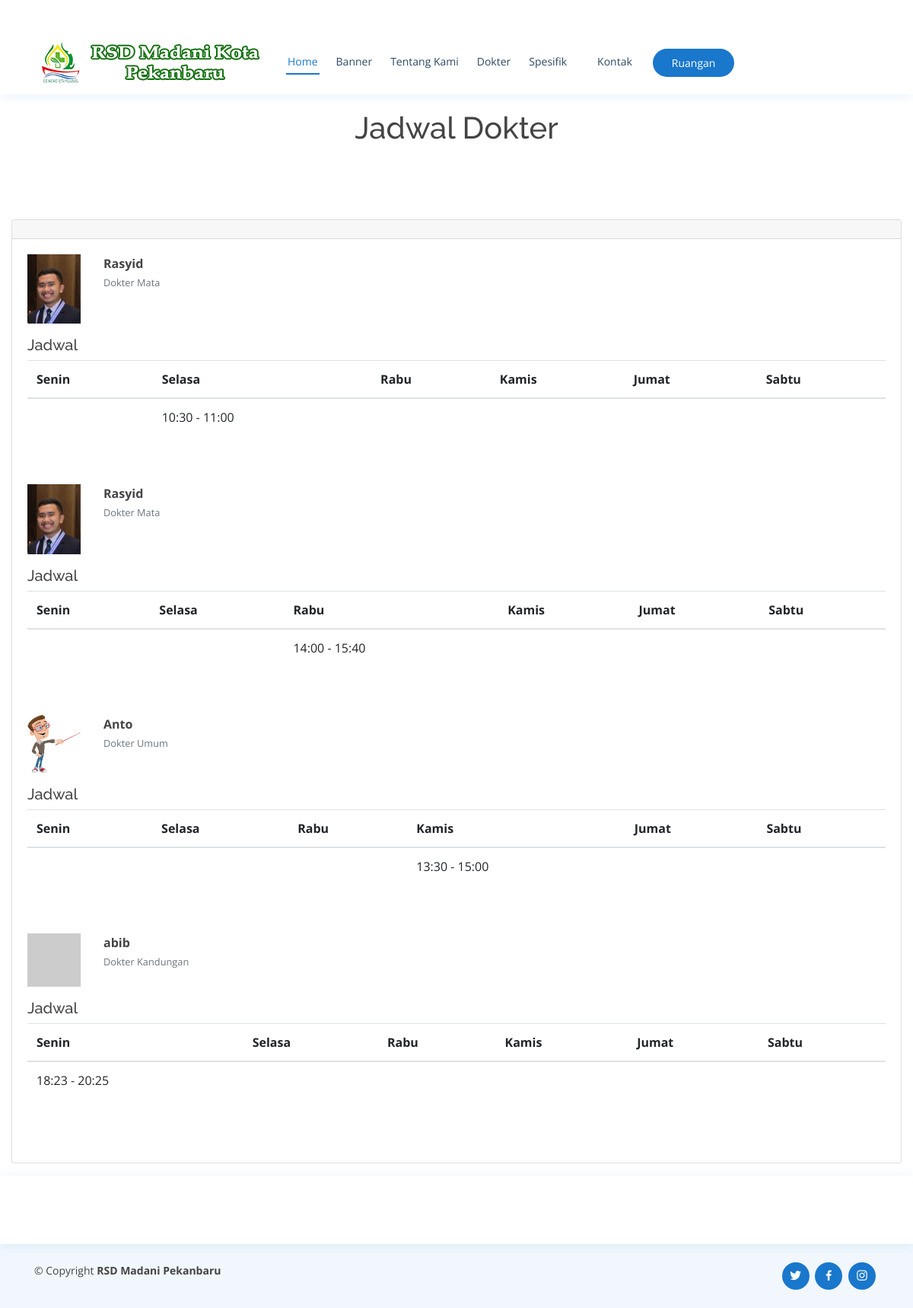
Screenshot of /index.php/public/dokter/jadwal_dokter with the database file from the repository.
### tables this page shows
CREATE TABLE `dokter` (
  `id` int(11) NOT NULL,
  `gambar` varchar(128) NOT NULL,
  `ndokter` varchar(128) NOT NULL,
  `bdokter` varchar(128) NOT NULL,
  `hari` varchar(128) NOT NULL,
  `jammasuk` varchar(11) NOT NULL,
  `jampulang` varchar(11) NOT NULL,
  `is_active` int(1) NOT NULL,
  `created_at` timestamp NOT NULL DEFAULT CURRENT_TIMESTAMP ON UPDATE CURRENT_TIMESTAMP,
  `modified_at` timestamp NOT NULL DEFAULT '0000-00-00 00:00:00'
);

### application/controllers/public/Dokter.php (called while the page is built, shortened)
<?php
class Dokter extends CI_Controller
{
  public function __construct()
  {
    $this->load->model('md_dokter', 'md');
  }
  public function jadwal_dokter()
  {
    $data['title'] = 'Jadwal Dokter | Rumah Sakit Madani';
    $data['dokter'] = $this->md->get();
    $this->load->view('public/layout/header', $data);
    $this->load->view('public/layout/navbar', $data);
    $this->load->view('public/dokter/jadwal', $data);
    $this->load->view('public/layout/footer');
  }
}

### index.php (called while the page is built, shortened)
<?php
require_once BASEPATH.'core/CodeIgniter.php';

### application/models/Md_dokter.php (called while the page is built, shortened)
<?php
class Md_dokter extends CI_Model
{
  public function get()
  {
    return $this->db->get('dokter')->result();
  }
}

### application/views/public/dokter/jadwal.php (the view, shortened to what this page needs)
<main class="container-fluid my-3">
    <div class="jumbotron jumbotron-fluid text-center bg-white mb-3">
        <br>
        <br>
        <h1 class="m-3">Jadwal Dokter</h1>
    </div>
    <section id="jadwaldokter">
        <div class="card">
            <div class="card-header">
            </div>
            <div class="card-body">
                <?php foreach ($dokter as $d) : ?>
                <div class="mb-5">
                    <div class="mb-3 row">
                        <img src="<?= $d->gambar ? base_url('assets/img/dokter/' . $d->gambar) : 'https://placehold.it/150' ?>"
                            class="col-4" alt="<?= $d->ndokter ?>" style="max-width: 100px">
                        <div class="col-8">
                            <strong><?= $d->ndokter ?></strong>
                            <br />
                            <small class="text-muted"><?= $d->bdokter ?></small>
                        </div>
                    </div>
                    <div class="table-responsive">
                        <h5><i class="fa fa-info-circle"></i> Jadwal</h5>
                        <table class="table">
                            <thead>
                                <th scope="row">Senin</th>
                                <th>Selasa</th>
                                <th>Rabu</th>
                                <th>Kamis</th>
                                <th>Jumat</th>
                                <th>Sabtu</th>
                            </thead>
                            <tbody>
                                <td scope="col">
                                    <?= strtoupper($d->hari) === 'SENIN' ? $d->jammasuk . ' - ' . $d->jampulang : null; ?>
                                </td>
                                <td scope="col">
                                    <?= strtoupper($d->hari) === 'SELASA' ? $d->jammasuk . ' - ' . $d->jampulang : null; ?>
                                </td>
                                <td scope="col">
                                    <?= strtoupper($d->hari) === 'RABU' ? $d->jammasuk . ' - ' . $d->jampulang : null; ?>
                                </td>
                                <td scope="col">
                                    <?= strtoupper($d->hari) === 'KAMIS' ? $d->jammasuk . ' - ' . $d->jampulang : null; ?>
                                </td>
                                <td scope="col">
                                </td>
                                <td scope="col">
                                </td>
                            </tbody>
                        </table>
                    </div>
                </div>
                <?php endforeach; ?>
            </div>
        </div>
    </section>
</main>

### application/views/public/layout/header.php (shortened to what this page needs)
<!DOCTYPE html>
<html lang="en">
<head>
    <link href="<?php echo base_url() ?>assets/medis/vendor/bootstrap/css/bootstrap.min.css" rel="stylesheet">
    <link href="<?php echo base_url() ?>assets/medis/vendor/icofont/icofont.min.css" rel="stylesheet">
    <link href="<?php echo base_url() ?>assets/medis/vendor/boxicons/css/boxicons.min.css" rel="stylesheet">
    <link href="<?php echo base_url() ?>assets/medis/vendor/venobox/venobox.css" rel="stylesheet">
    <link href="<?php echo base_url() ?>ets/medis/vendor/animate.css/animate.min.css" rel="stylesheet">
    <link href="<?php echo base_url() ?>assets/medis/vendor/remixicon/remixicon.css" rel="stylesheet">
    <link href="<?php echo base_url() ?>assets/medis/vendor/owl.carousel/assets/owl.carousel.min.css" rel="stylesheet">
    <link href="<?php echo base_url() ?>assets/medis/vendor/bootstrap-datepicker/css/bootstrap-datepicker.min.css"
        rel="stylesheet">
    <link href="<?php echo base_url() ?>assets/medis/css/style.css" rel="stylesheet">
</head>

### application/views/public/layout/navbar.php (shortened to what this page needs)
<div id="topbar" class="d-none d-lg-flex align-items-center fixed-top">
</div>
<header id="header" class="fixed-top">
    <div class="container d-flex align-items-center">
        <img src="<?= base_url('assets/img/logo-nobg.png') ?>" alt="Logo RS Madani" class="logo">
        <nav class="nav-menu d-none d-lg-block">
            <ul>
                <li class="active"><a href="<?= base_url('public/index') ?>">Home</a></li>
                <li><a href="#about">Banner</a></li>
                <li><a href="#departments">Tentang Kami</a></li>
                <li><a href="#doctors">Dokter</a></li>
                <li class="drop-down"><a href="" class="disabled">Spesifik</a>
                </li>
                <li><a href="#contact">Kontak</a></li>
            </ul>
        </nav>
        <a href="#appointment" class="appointment-btn scrollto">Ruangan</a>
    </div>
</header>

### application/views/public/layout/footer.php (shortened to what this page needs)
<footer id="footer">
    <div class="footer-top">
    </div>
    <div class="container d-md-flex py-4">
        <div class="mr-md-auto text-center text-md-left">
            <div class="copyright">
                &copy; Copyright <strong><span>RSD Madani Pekanbaru</span></strong>
            </div>
            <div class="credits">
            </div>
        </div>
        <div class="social-links text-center text-md-right pt-3 pt-md-0">
            <a href="#" class="twitter"><i class="bx bxl-twitter"></i></a>
            <a href="#" class="facebook"><i class="bx bxl-facebook"></i></a>
            <a href="#" class="instagram"><i class="bx bxl-instagram"></i></a>
        </div>
    </div>
</footer>
</body>
</html>

### assets/medis/css/style.css (style rules this page uses)
a { color: #1977cc; }
h1, h2, h3, h4, h5, h6 { font-family: "Raleway", sans-serif; }
#topbar { background: #fff; height: 40px; font-size: 14px; transition: all 0.5s; }
#header { background: #fff; transition: all 0.5s; z-index: 997; padding: 15px 0; top: 40px; box-shadow: 0px 2px 15px rgba(25, 119, 204, 0.1); }
#header .logo { font-size: 32px; margin: 0; padding: 0; line-height: 1; font-weight: 700; letter-spacing: 0.5px; font-family: "Poppins", sans-serif; }
.nav-menu ul { margin: 0; padding: 0; list-style: none; }
.nav-menu>ul { display: flex; }
.nav-menu>ul>li { position: relative; white-space: nowrap; padding: 8px 0 8px 20px; }
.nav-menu a { display: block; position: relative; color: #2c4964; transition: 0.3s; font-size: 14px; font-family: "Open Sans", sans-serif; padding: 5px 2px; border-bottom: 2px solid #fff; }
.nav-menu a:hover, .nav-menu .active>a, .nav-menu li:hover>a { color: #1977cc; border-color: #1977cc; }
.nav-menu .drop-down>a:after { content: "\ea99"; font-family: IcoFont; padding-left: 5px; }
.appointment-btn { margin-left: 25px; background: #1977cc; color: #fff; border-radius: 50px; padding: 8px 25px; white-space: nowrap; transition: 0.3s; font-size: 14px; display: inline-block; }
#footer { color: #444444; font-size: 14px; background: #f1f7fd; }
#footer .footer-top { padding: 60px 0 30px 0; background: #fff; box-shadow: 0px 2px 15px rgba(25, 119, 204, 0.1); }
#footer .credits { padding-top: 5px; font-size: 13px; color: #444444; }
#footer .social-links a { font-size: 18px; display: inline-block; background: #1977cc; color: #fff; line-height: 1; padding: 8px 0; margin-right: 4px; border-radius: 50%; text-align: center; width: 36px; height: 36px; transition: 0.3s; }

### rows the page displays
dokter: gambar (picture), ndokter "Rasyid", bdokter "Dokter Mata", jammasuk "10:30", jampulang "11:00"
dokter: gambar (picture), ndokter "Rasyid", bdokter "Dokter Mata", jammasuk "14:00", jampulang "15:40"
dokter: gambar (picture), ndokter "Anto", bdokter "Dokter Umum", jammasuk "13:30", jampulang "15:00"
dokter: ndokter "abib", bdokter "Dokter Kandungan", jammasuk "18:23", jampulang "20:25"
